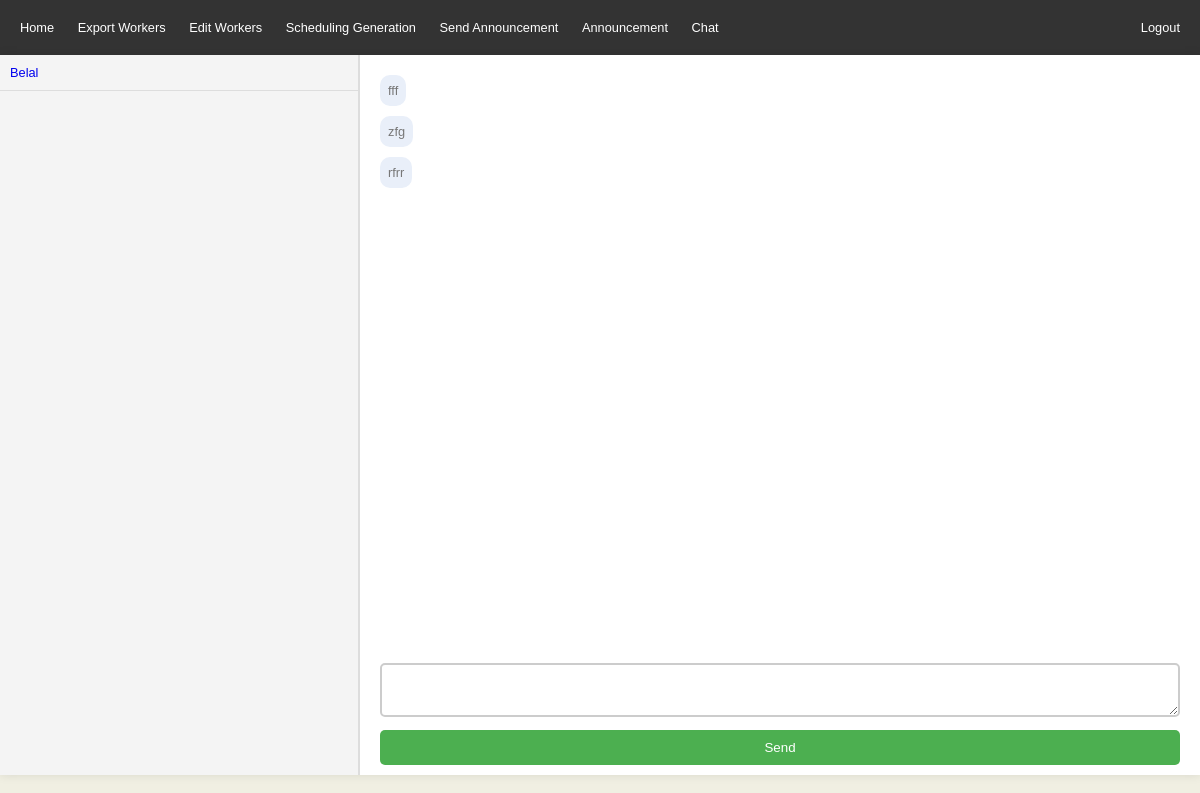
The page /chat.php?chat_with=1 (signed in) on the database its author committed.
### tables this page shows
CREATE TABLE IF NOT EXISTS `users` (
  `id` int(11) NOT NULL AUTO_INCREMENT,
  `firstName` text NOT NULL,
  `lastName` text NOT NULL,
  `email` text NOT NULL,
  `password` text NOT NULL,
  `is_admin` tinyint(4) NOT NULL DEFAULT '0',
  PRIMARY KEY (`id`)
);

CREATE TABLE IF NOT EXISTS `messages` (
  `id` int(11) NOT NULL AUTO_INCREMENT,
  `sender_id` int(11) NOT NULL,
  `receiver_id` int(11) NOT NULL,
  `message_text` text NOT NULL,
  `timestamp` datetime DEFAULT CURRENT_TIMESTAMP,
  PRIMARY KEY (`id`),
  KEY `sender_id` (`sender_id`),
  KEY `receiver_id` (`receiver_id`)
);

### chat.php (the view, shortened to what this page needs)
<?php
include('header.php');
require_once('db.php');
$loggedInUserId = $_SESSION['user_id'];
try {
	$usersQuery = $connection->prepare("SELECT id, firstName FROM users WHERE id != ?");
	$usersQuery->bind_param("i", $loggedInUserId);
	$usersQuery->execute();
	$result = $usersQuery->get_result();
} catch (Exception $e) {
	die('Error: ' . $e->getMessage());
}
?>
<div class="chat-container">
	<div class="users-list">
		<ul>
			<?php while ($user = $result->fetch_assoc()) : ?>
				<li><a href="?chat_with=<?php echo $user['id']; ?>"><?php echo htmlspecialchars($user['firstName']); ?></a></li>
			<?php endwhile; ?>
		</ul>
	</div>
	<div class="chat-area">
		<?php if (isset($_GET['chat_with'])) {
			$chatWithId = $_GET['chat_with'];
			$messagesQuery = $connection->prepare("SELECT * FROM messages WHERE (sender_id = ? AND receiver_id = ?) OR (sender_id = ? AND receiver_id = ?) ORDER BY timestamp ASC");
			$messagesQuery->bind_param("iiii", $loggedInUserId, $chatWithId, $chatWithId, $loggedInUserId);
			$messagesQuery->execute();
			$messages = $messagesQuery->get_result();
			echo '<ul>';
			while ($msg = $messages->fetch_assoc()) {
				echo '<li>' . htmlspecialchars($msg['message_text']) . '</li>';
			}
			echo '</ul>';
			echo '<form action="' . htmlspecialchars($_SERVER['PHP_SELF']) . '?chat_with=' . $chatWithId . '" method="post">';
			echo '<textarea name="message_text" required></textarea>';
			echo '<button type="submit">Send</button>';
			echo '</form>';
		}
		?>
	</div>
</div>
<?php include('footer.php'); ?>

### css.css (style rules this page uses)
* { box-sizing: border-box; margin: 0; border: 0; padding: 0; text-decoration: none; list-style-type: none; }
body { font: normal 0.8em 'trebuchet ms', arial, sans-serif; background: #F0EFE2; color: #777; }
button { padding: 10px 20px; background-color: #f44336; color: white; border: none; border-radius: 5px; cursor: pointer; width: 100%; margin-top: 10px; }
.chat-container { display: flex; width: 100%; height: 90vh; box-shadow: 0 0 10px rgba(0, 0, 0, 0.1); overflow: hidden; }
.users-list { width: 30%; background-color: #f4f4f4; overflow-y: auto; border-right: 2px solid #ddd; }
.users-list ul { list-style: none; padding: 0; margin: 0; }
.users-list li { padding: 10px; border-bottom: 1px solid #ddd; cursor: pointer; }
.chat-area { flex-grow: 1; padding: 20px; overflow-y: auto; background-color: #fff; position: relative; }
.chat-area ul { list-style: none; padding: 0; margin: 0; }
.chat-area li { margin-bottom: 10px; padding: 8px; background-color: #e9eff9; border-radius: 10px; width: fit-content; max-width: 80%; }
.chat-area form { position: absolute; bottom: 10px; width: calc(100% - 40px); }
textarea { width: 100%; margin-top: 10px; padding: 10px; box-sizing: border-box; border: 2px solid #ccc; border-radius: 5px; }
button { background-color: #4CAF50; color: white; padding: 10px 20px; border: none; border-radius: 5px; cursor: pointer; margin-top: 10px; float: right; }

### rows shown on the page
users: firstName "Belal"
messages: message_text "fff"
messages: message_text "zfg"
messages: message_text "rfrr"
